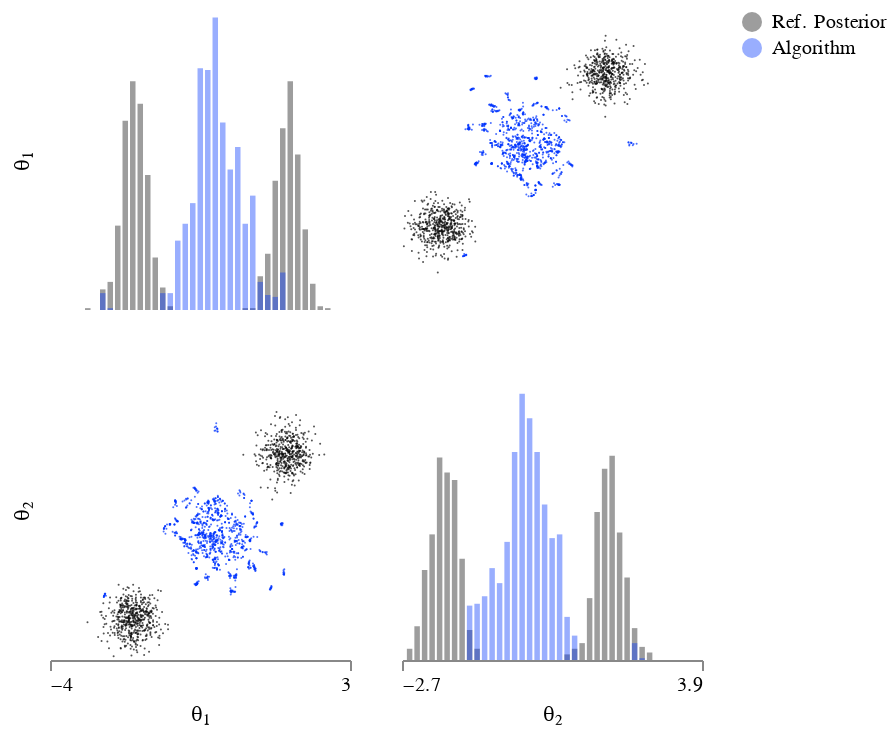

Source (notebook cell):
### Code cell
from sbi_ebm.sbibm.tasks import get_task
import deneb as den
from sbibm.visualisation import fig_posterior
import numpy as np
import torch

i = -1

f = fig_posterior(
    # samples_tensor=result.result.train_results.posterior_samples,
    # samples_tensor=result.result.single_round_results[i].posterior_samples,
    # samples_tensor=result.result.single_round_results[0].train_theta,
    samples_tensor=torch.from_numpy(np.array(results_savm.samples.particles)),
    num_samples=min(len(results_savm.samples.particles), 1000),
    # task_name=result.result.train_results.config['task'],
    # task=get_task(result.result.train_results.config['task'])
    # task_name="LDCT",
    # task=get_task("LDCT")
    task_name="MultiModalLikelihoodTask",
    task=get_task("MultiModalLikelihoodTask"),
    num_observation=1
)

den.set_style(width=150, height=150)
f

### Figure 1 — Vega-Lite specification as saved in the notebook (floating-point values rounded to 4 significant figures; data arrays with more than 128 entries replaced by an {"elided": "..."} marker saying what was removed)
{"config": {"view": {"strokeWidth": 0, "continuousHeight": 150, "discreteHeight": 150, "continuousWidth": 150, "discreteWidth": 150}, "axis": {"labelFontWeight": "normal", "titleFontWeight": "normal", "grid": false}, "header": {"labelFontWeight": "normal", "titleFontWeight": "normal"}, "legend": {"labelFontWeight": "normal", "titleFontWeight": "normal"}}, "vconcat": [{"hconcat": [{"mark": {"type": "bar", "clip": true, "opacity": 0.4}, "encoding": {"color": {"field": "sample", "legend": {"columns": 1, "orient": "right", "title": null}, "scale": {"domain": ["Ref. Posterior", "Algorithm"], "range": ["#0a0a0a", "#0035FD"]}, "type": "nominal"}, "x": {"axis": {"domainWidth": 0, "labels": false, "tickWidth": 0, "title": ""}, "bin": {"extent": [-3.815, 3.315], "step": 0.1783}, "field": "θ₁", "scale": {"domain": [-3.815, 3.315], "zero": false}, "type": "quantitative"}, "y": {"aggregate": "count", "axis": {"domainWidth": 0, "labels": false, "tickWidth": 0, "title": "θ₁"}, "stack": null, "type": "quantitative"}}}, {"mark": {"type": "circle", "clip": true, "size": 1.0}, "encoding": {"color": {"field": "sample", "legend": {"columns": 1, "orient": "right", "title": null}, "scale": {"domain": ["Ref. Posterior", "Algorithm"], "range": ["#0a0a0a", "#0035FD"]}, "type": "nominal"}, "x": {"axis": {"domainWidth": 0, "labels": false, "tickWidth": 0, "title": ""}, "field": "θ₂", "scale": {"domain": [-2.697, 3.888], "zero": false}, "type": "quantitative"}, "y": {"axis": {"domainWidth": 0, "labels": false, "tickWidth": 0, "title": ""}, "field": "θ₁", "scale": {"domain": [-3.815, 3.315], "zero": false}, "type": "quantitative"}}}]}, {"hconcat": [{"mark": {"type": "circle", "clip": true, "size": 1.0}, "encoding": {"color": {"field": "sample", "legend": {"columns": 1, "orient": "right", "title": null}, "scale": {"domain": ["Ref. Posterior", "Algorithm"], "range": ["#0a0a0a", "#0035FD"]}, "type": "nominal"}, "x": {"axis": {"values": [-3.815, 3.315]}, "field": "θ₁", "scale": {"domain": [-3.815, 3.315], "zero": false}, "type": "quantitative"}, "y": {"axis": {"domainWidth": 0, "labels": false, "tickWidth": 0, "title": "θ₂", "values": [-3.815, 3.315]}, "field": "θ₂", "scale": {"domain": [-2.697, 3.888], "zero": false}, "type": "quantitative"}}}, {"mark": {"type": "bar", "clip": true, "opacity": 0.4}, "encoding": {"color": {"field": "sample", "legend": {"columns": 1, "orient": "right", "title": null}, "scale": {"domain": ["Ref. Posterior", "Algorithm"], "range": ["#0a0a0a", "#0035FD"]}, "type": "nominal"}, "x": {"axis": {"title": "θ₂", "values": [-2.697, 3.888]}, "bin": {"extent": [-2.697, 3.888], "step": 0.1646}, "field": "θ₂", "scale": {"domain": [-2.697, 3.888], "zero": false}, "type": "quantitative"}, "y": {"aggregate": "count", "axis": {"domainWidth": 0, "labels": false, "tickWidth": 0, "title": ""}, "stack": null, "type": "quantitative"}}}]}], "data": {"name": "data-e7c4d6ee9bcc1ba62ab40fbe89c72357"}, "$schema": "https://vega.github.io/schema/vega-lite/v4.17.0.json", "datasets": {"data-e7c4d6ee9bcc1ba62ab40fbe89c72357": {"elided": "2000 records"}}}
